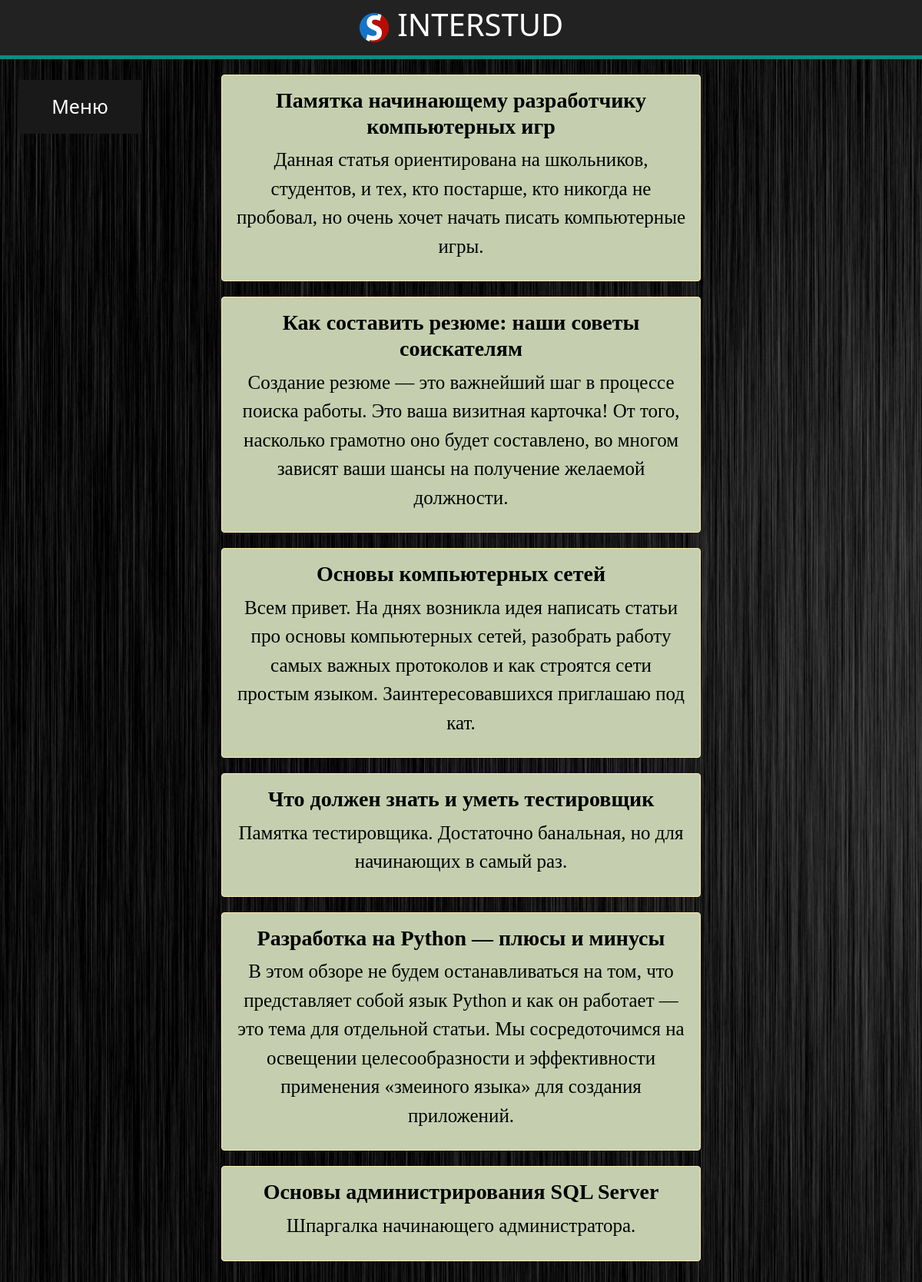
Page /news/ on the committed database.
### news/models.py (models this page shows, shortened)
class Article(models.Model):
    title = models.CharField('Название', max_length=50, default='')
    anons = models.CharField('Анонс', max_length=250)
    full_text = models.TextField('Статья')
    date = models.DateTimeField('Дата публикации')

### news/views.py (the view)
# urls.py: path('', views.news_home, name='news_home'),
def news_home(request):
    news = Article.objects.all()
    return render(request, 'news/news_home.html', {'news': news})

### news/templates/news/news_home.html (shortened to what this page needs)
{% extends 'main/layout.html' %}
{% block content %}
<div class="header">
    <h1><img src="/media/logo.png" , width='40'>      INTERSTUD</h1>
</div>
    <div class='features'>
        {% for el in news %}
            <div class="alert alert-warning">
                <a href="{% url 'news_detail' el.id %}">
                <h3><strong>{{ el.title }}</strong></strong></h3>
                <p>{{ el.anons }}</p>
                </a>
            </div>
        {% endfor %}
    </div>
{% endblock %}

### main/static/main/css/main.css (style rules this page uses)
* { margin: 0; padding: 0; box-sizing: border-box; }
html, body { background: #2c3031; background-image: url("333.jpg"); }
main .features { float: center; left: 100px; color: rgb(164, 165, 163); margin-left: auto; margin-right: auto; margin-bottom: 10px; text-align: left; width: 65%; padding-bottom: 5px; height: 100%; font-family: Palatino, URW Palladio L, serif }
main .features h3 { text-align: center; }
main .features p { font-size: 25px; }
main .header { display: inline-block; position: relative; padding-top: 1vh; padding-bottom: 1vh; min-height: 10%; border-bottom: 5px solid rgb(16, 138, 132); text-align: center; font-size: 55px; color: #fff; width: 100%; background-color: #222222; }
.alert-warning { color: #fff; float: center; clear: both; width: 80%; margin: 20px auto; text-align: center; padding-bottom: 10px; background-color: rgb(197, 207, 175); }
a:hover, a:visited, a:link, a:active { text-decoration: none; color: #000; }

### rows in the picture
Article: title "Памятка начинающему разработчику компьютерных игр", anons "Данная статья ориентирована на школьников, студентов, и тех, кто постарше, кто никогда не пробовал, но очень хочет начать писать компьютерные игры."
Article: title "Как составить резюме: наши советы соискателям", anons "Создание резюме — это важнейший шаг в процессе поиска работы. Это ваша визитная карточка! От того, насколько грамотно оно будет составлено, во многом зависят ваши шансы на получение желаемой должности."
Article: title "Основы компьютерных сетей", anons "Всем привет. На днях возникла идея написать статьи про основы компьютерных сетей, разобрать работу самых важных протоколов и как строятся сети простым языком. Заинтересовавшихся приглашаю под кат."
Article: title "Что должен знать и уметь тестировщик", anons "Памятка тестировщика. Достаточно банальная, но для начинающих в самый раз."
Article: title "Разработка на Python — плюсы и минусы", anons "В этом обзоре не будем останавливаться на том, что представляет собой язык Python и как он работает — это тема для отдельной статьи. Мы сосредоточимся на освещении целесообразности и эффективности применения «змеиного языка» для создания приложений."
Article: title "Основы администрирования SQL Server", anons "Шпаргалка начинающего администратора."
